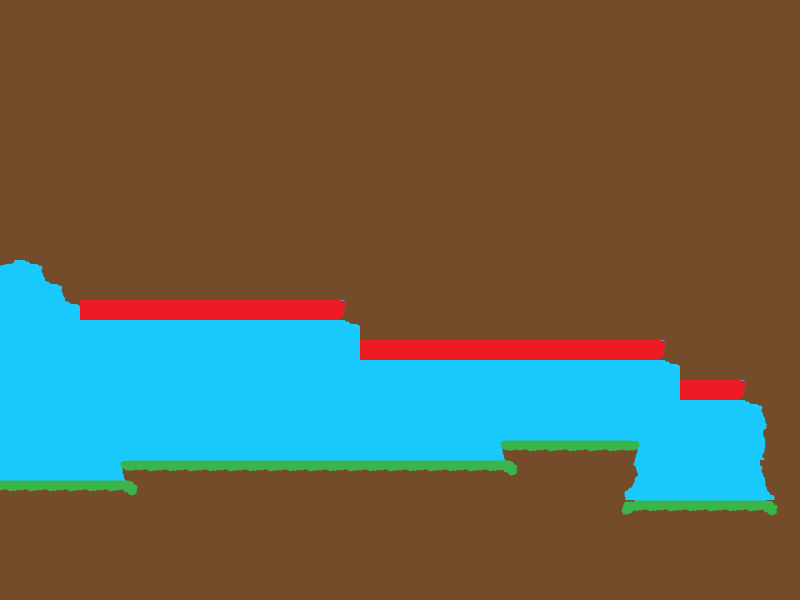

This game map was drawn from its Tiled (.tmx) file and the tilesets committed beside it. A one-line description and the full map source follow:
An orthogonal 40x30 tile map with 20x20 px tiles, 1 tile layer (Tile Layer 1) and 2 objects.

<map version="1.0" orientation="orthogonal" renderorder="right-down" width="40" height="30" tilewidth="20" tileheight="20" backgroundcolor="#1ac9fe" nextobjectid="15">
 <tileset firstgid="1" name="tileset" tilewidth="20" tileheight="20" tilecount="30" columns="15">
  <image source="../assets/finalTileset.png" width="300" height="40" />
 </tileset>
 <layer name="Tile Layer 1" width="40" height="30">
  <data encoding="csv">
7,7,7,7,7,7,7,7,7,7,7,7,7,7,7,7,7,7,7,7,7,7,7,7,7,7,7,7,7,7,7,7,7,7,7,7,7,7,7,7,
7,7,7,7,7,7,7,7,7,7,7,7,7,7,7,7,7,7,7,7,7,7,7,7,7,7,7,7,7,7,7,7,7,7,7,7,7,7,7,7,
7,7,7,7,7,7,7,7,7,7,7,7,7,7,7,7,7,7,7,7,7,7,7,7,7,7,7,7,7,7,7,7,7,7,7,7,7,7,7,7,
7,7,7,7,7,7,7,7,7,7,7,7,7,7,7,7,7,7,7,7,7,7,7,7,7,7,7,7,7,7,7,7,7,7,7,7,7,7,7,7,
7,7,7,7,7,7,7,7,7,7,7,7,7,7,7,7,7,7,7,7,7,7,7,7,7,7,7,7,7,7,7,7,7,7,7,7,7,7,7,7,
7,7,7,7,7,7,7,7,7,7,7,7,7,7,7,7,7,7,7,7,7,7,7,7,7,7,7,7,7,7,7,7,7,7,7,7,7,7,7,7,
7,7,7,7,7,7,7,7,7,7,7,7,7,7,7,7,7,7,7,7,7,7,7,7,7,7,7,7,7,7,7,7,7,7,7,7,7,7,7,7,
7,7,7,7,7,7,7,7,7,7,7,7,7,7,7,7,7,7,7,7,7,7,7,7,7,7,7,7,7,7,7,7,7,7,7,7,7,7,7,7,
7,7,7,7,7,7,7,7,7,7,7,7,7,7,7,7,7,7,7,7,7,7,7,7,7,7,7,7,7,7,7,7,7,7,7,7,7,7,7,7,
7,7,7,7,7,7,7,7,7,7,7,7,7,7,7,7,7,7,7,7,7,7,7,7,7,7,7,7,7,7,7,7,7,7,7,7,7,7,7,7,
7,7,7,7,7,7,7,7,7,7,7,7,7,7,7,7,7,7,7,7,7,7,7,7,7,7,7,7,7,7,7,7,7,7,7,7,7,7,7,7,
7,7,7,7,7,7,7,7,7,7,7,7,7,7,7,7,7,7,7,7,7,7,7,7,7,7,7,7,7,7,7,7,7,7,7,7,7,7,7,7,
7,7,7,7,7,7,7,7,7,7,7,7,7,7,7,7,7,7,7,7,7,7,7,7,7,7,7,7,7,7,7,7,7,7,7,7,7,7,7,7,
17,16,14,7,7,7,7,7,7,7,7,7,7,7,7,7,7,7,7,7,7,7,7,7,7,7,7,7,7,7,7,7,7,7,7,7,7,7,7,7,
0,0,16,14,7,7,7,7,7,7,7,7,7,7,7,7,7,7,7,7,7,7,7,7,7,7,7,7,7,7,7,7,7,7,7,7,7,7,7,7,
0,0,0,16,24,24,24,24,24,24,24,24,24,24,24,24,24,27,7,7,7,7,7,7,7,7,7,7,7,7,7,7,7,7,7,7,7,7,7,7,
0,0,0,0,0,0,0,0,0,0,0,0,0,0,0,0,0,16,7,7,7,7,7,7,7,7,7,7,7,7,7,7,7,7,7,7,7,7,7,7,
0,0,0,0,0,0,0,0,0,0,0,0,0,0,0,0,0,0,24,24,24,24,24,24,24,24,24,24,24,24,24,24,24,27,7,7,7,7,7,7,
0,0,0,0,0,0,0,0,0,0,0,0,0,0,0,0,0,0,0,0,0,0,0,0,0,0,0,0,0,0,0,0,0,16,7,7,7,7,7,7,
0,0,0,0,0,0,0,0,0,0,0,0,0,0,0,0,0,0,0,0,0,0,0,0,0,0,0,0,0,0,0,0,0,0,24,24,24,27,7,7,
0,0,0,0,0,0,0,0,0,0,0,0,0,0,0,0,0,0,0,0,0,0,0,0,0,0,0,0,0,0,0,0,0,0,0,0,0,16,14,7,
0,0,0,0,0,0,0,0,0,0,0,0,0,0,0,0,0,0,0,0,0,0,0,0,0,0,0,0,0,0,0,0,0,0,0,0,0,0,6,7,
0,0,0,0,0,0,0,0,0,0,0,0,0,0,0,0,0,0,0,0,0,0,0,0,0,9,10,10,10,10,10,11,0,0,0,0,0,0,19,7,
0,0,0,0,0,0,9,10,10,10,10,10,10,10,10,10,10,10,10,10,10,10,10,10,10,29,7,7,7,7,7,20,0,0,0,0,0,0,14,7,
10,10,10,10,10,10,29,7,7,7,7,7,7,7,7,7,7,7,7,7,7,7,7,7,7,7,7,7,7,7,7,13,0,0,0,0,0,0,12,7,
7,7,7,7,7,7,7,7,7,7,7,7,7,7,7,7,7,7,7,7,7,7,7,7,7,7,7,7,7,7,7,28,10,10,10,10,10,10,29,7,
7,7,7,7,7,7,7,7,7,7,7,7,7,7,7,7,7,7,7,7,7,7,7,7,7,7,7,7,7,7,7,7,7,7,7,7,7,7,7,7,
7,7,7,7,7,7,7,7,7,7,7,7,7,7,7,7,7,7,7,7,7,7,7,7,7,7,7,7,7,7,7,7,7,7,7,7,7,7,7,7,
7,7,7,7,7,7,7,7,7,7,7,7,7,7,7,7,7,7,7,7,7,7,7,7,7,7,7,7,7,7,7,7,7,7,7,7,7,7,7,7,
7,7,7,7,7,7,7,7,7,7,7,7,7,7,7,7,7,7,7,7,7,7,7,7,7,7,7,7,7,7,7,7,7,7,7,7,7,7,7,7
</data>
 </layer>
 <objectgroup name="Object Layer 1">
  <object id="13" gid="21" x="40" y="480" width="20" height="20" />
  <object id="14" gid="22" x="700" y="500" width="20" height="20" />
 </objectgroup>
</map>
